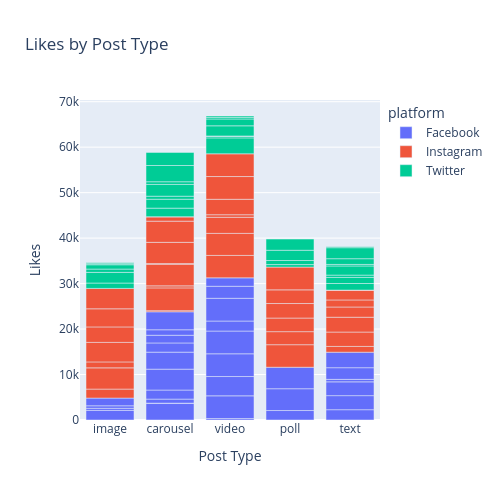

Here is the notebook cell this chart was saved with:
### Code cell
fig=px.bar(df,x="post_type",y="likes",width=500,height=500,title="Likes by Post Type",color="platform")
fig.update_layout(xaxis_title="Post Type",yaxis_title="Likes")
fig.show()

### Figure 1 — Plotly figure (JSON) as saved in the notebook; plotly's stock layout.template omitted (floating-point values rounded to 4 significant figures)
{"data": [{"hovertemplate": "platform=Facebook<br>post_type=%{x}<br>likes=%{y}<extra></extra>", "legendgroup": "Facebook", "marker": {"color": "#636efa", "pattern": {"shape": ""}}, "name": "Facebook", "orientation": "v", "showlegend": true, "textposition": "auto", "type": "bar", "x": ["image", "carousel", "video", "carousel", "carousel", "image", "carousel", "poll", "image", "carousel", "poll", "video", "video", "video", "poll", "video", "video", "carousel", "text", "carousel", "text", "carousel", "text", "video", "text", "video", "carousel", "text", "text", "carousel", "video", "image"], "xaxis": "x", "y": [2121, 3660, 317, 45, 889, 455, 1992, 2083, 548, 4594, 4795, 5000, 4245, 5000, 4726, 5000, 2204, 3742, 2265, 2026, 3094, 1690, 3026, 5000, 553, 2642, 1203, 2566, 3404, 3956, 1857, 1694], "yaxis": "y"}, {"hovertemplate": "platform=Instagram<br>post_type=%{x}<br>likes=%{y}<extra></extra>", "legendgroup": "Instagram", "marker": {"color": "#EF553B", "pattern": {"shape": ""}}, "name": "Instagram", "orientation": "v", "showlegend": true, "textposition": "auto", "type": "bar", "x": ["poll", "carousel", "image", "text", "poll", "carousel", "text", "image", "image", "carousel", "video", "text", "text", "text", "image", "image", "video", "carousel", "video", "carousel", "image", "video", "video", "video", "text", "poll", "carousel", "carousel", "video", "text", "poll", "carousel", "poll", "carousel", "poll", "image"], "xaxis": "x", "y": [4955, 256, 1982, 1274, 2872, 5000, 3161, 4665, 1309, 447, 4929, 3259, 2251, 1551, 4297, 3401, 4846, 4763, 3544, 130, 3982, 560, 3398, 5000, 2153, 2990, 4678, 4656, 5000, 15, 3195, 951, 3005, 36, 5000, 4483], "yaxis": "y"}, {"hovertemplate": "platform=Twitter<br>post_type=%{x}<br>likes=%{y}<extra></extra>", "legendgroup": "Twitter", "marker": {"color": "#00cc96", "pattern": {"shape": ""}}, "name": "Twitter", "orientation": "v", "showlegend": true, "textposition": "auto", "type": "bar", "x": ["image", "video", "carousel", "text", "video", "text", "image", "text", "text", "poll", "carousel", "text", "poll", "video", "poll", "poll", "carousel", "carousel", "video", "image", "text", "image", "video", "carousel", "video", "image", "image", "carousel", "text", "carousel", "video", "text"], "xaxis": "x", "y": [1183, 3499, 1878, 1446, 304, 1333, 2348, 512, 2013, 559, 1961, 332, 898, 119, 2253, 2463, 667, 2586, 2236, 725, 1268, 950, 1498, 592, 344, 227, 187, 3571, 2416, 2884, 314, 229], "yaxis": "y"}], "layout": {"barmode": "relative", "height": 500, "legend": {"title": {"text": "platform"}, "tracegroupgap": 0}, "title": {"text": "Likes by Post Type"}, "width": 500, "xaxis": {"anchor": "y", "domain": [0, 1], "title": {"text": "Post Type"}}, "yaxis": {"anchor": "x", "domain": [0, 1], "title": {"text": "Likes"}}}}
